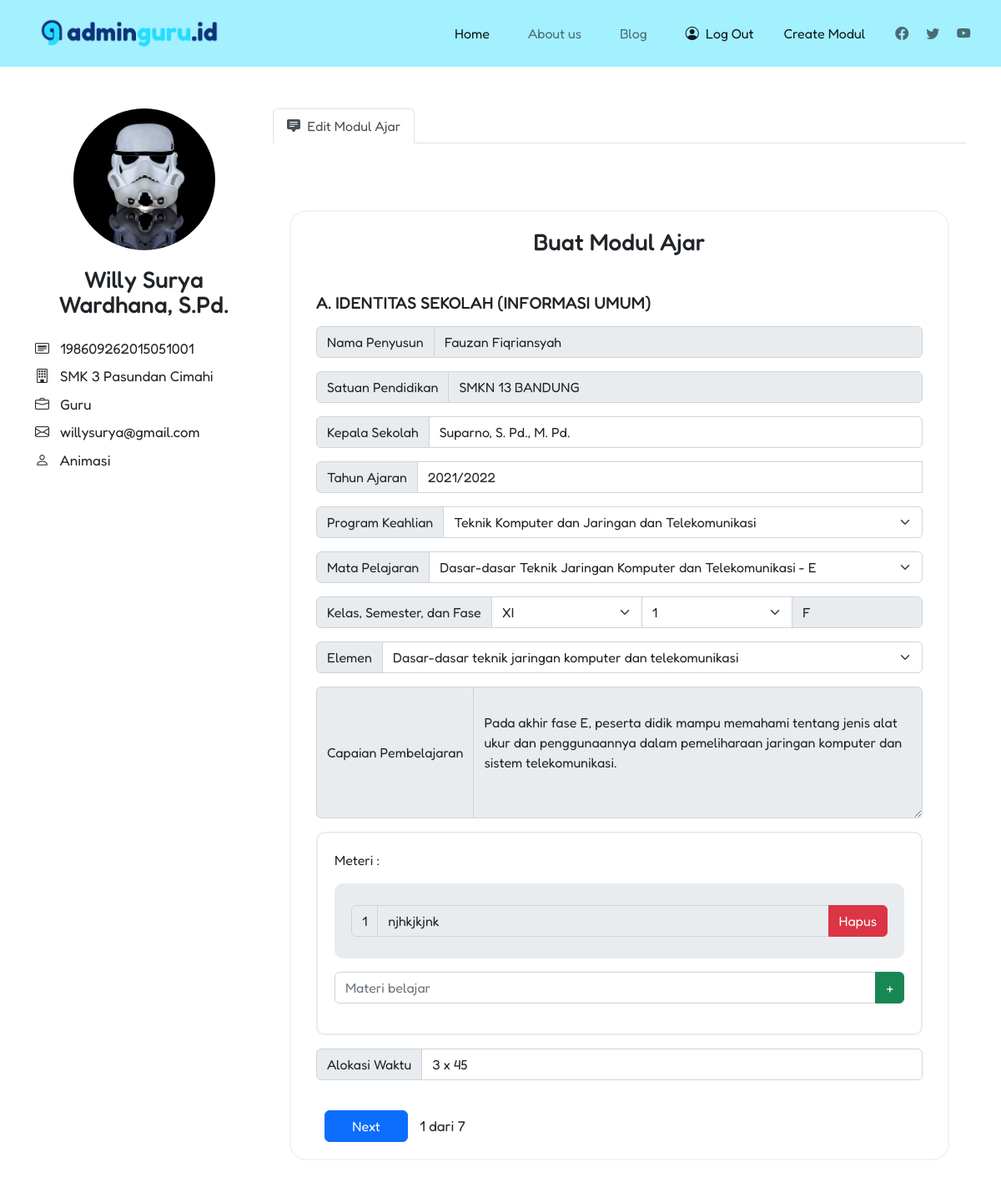
The app's page /edit-modul-ajar/edit.php?id_identitas=17 (signed in) with its own data.
### tables this page shows
CREATE TABLE `table_user` (
  `id` int(11) NOT NULL,
  `nip` varchar(18) NOT NULL,
  `nama` varchar(255) NOT NULL,
  `email` varchar(255) NOT NULL,
  `jabatan` varchar(255) NOT NULL,
  `sekolah` varchar(255) NOT NULL,
  `kepala_sekolah` varchar(255) NOT NULL,
  `mapel` varchar(255) NOT NULL,
  `password` varchar(255) NOT NULL,
  `profile_img` varchar(255) NOT NULL,
  `is_premium` tinyint(1) NOT NULL,
  `limit_free` int(11) NOT NULL,
  `downloads_free` int(11) NOT NULL
);

CREATE TABLE `identitas_sekolah` (
  `id` int(11) NOT NULL,
  `id_user` int(11) DEFAULT NULL,
  `tahun_ajaran` varchar(15) DEFAULT NULL,
  `program_keahlian` varchar(255) DEFAULT NULL,
  `mata_pelajaran` varchar(255) DEFAULT NULL,
  `kelas` varchar(3) DEFAULT NULL,
  `semester` int(11) DEFAULT NULL,
  `fase` varchar(1) DEFAULT NULL,
  `elemen` text,
  `capaian_pembelajaran` text,
  `alokasi_waktu` varchar(25) DEFAULT NULL,
  `created_at` datetime DEFAULT CURRENT_TIMESTAMP,
  `updated_at` datetime DEFAULT CURRENT_TIMESTAMP
);

CREATE TABLE `materi` (
  `id` int(11) NOT NULL,
  `id_identitas` int(11) DEFAULT NULL,
  `materi` text
);

### edit-modul-ajar/edit.php (the view, shortened to what this page needs)
<?php
	include("../backend/conn.php");
	$id_identitas = $_GET['id_identitas'];
	$sql = "SELECT * FROM identitas_sekolah WHERE id = '$id_identitas'";
	$result = mysqli_query($con, $sql);
	$idSekolah = mysqli_fetch_assoc($result);
	$id_user = $idSekolah['id_user'];
	$sql = "SELECT * FROM table_user WHERE id = '$id_user'";
	$result = mysqli_query($con, $sql);
	$user = mysqli_fetch_assoc($result);
 ?>
<!DOCTYPE html>
<html>
<head>
	<link rel="stylesheet" type="text/css" href="../style/edit-modul-ajar/style.css">
	<link href="https://cdn.jsdelivr.net/npm/bootstrap@5.2.2/dist/css/bootstrap.min.css" rel="stylesheet">
	<link rel="stylesheet" href="https://cdn.jsdelivr.net/npm/bootstrap-icons@1.9.1/font/bootstrap-icons.css">
	<link rel="stylesheet" type="text/css" href="https://cdn.datatables.net/1.12.1/css/dataTables.bootstrap5.min.css">
</head>
<body>
	<div class="wrapper">
		<div class="nav-parent">
			<nav class="navbar navbar-expand-lg sticky-top navbar-light">
				<div class="container-fluid">
					<div class="logo-parent">
						<div class="logo">
							<img class="logo-icon" src="../images/logo-removebg-preview.png" alt="logo">
						</div>
					</div>
					<div class="collapse navbar-collapse navbar-right" id="navbarNav"  >
						<ul class="navbar-nav">
							<li class="nav-item">
							<a class="nav-link active" aria-current="page" href="#">Home</a>
							</li>
							<li class="nav-item">
							<a class="nav-link" href="#">About us</a>
							</li>
							<li class="nav-item">
							<a class="nav-link" href="blog">Blog</a>
							</li>
						</ul>
						<ul class="navbar-nav mb-2 mb-lg-0 icon-sosmed">
							<?php
								if(!isset($_SESSION['nama'])){
									echo '<li class="nav-text"><a class="nav-link active" href="./login"><i class="bi bi-person-circle"></i>&nbsp;&nbsp;Log In</a></li>';
								}else{
									echo '<li class="nav-text"><a class="nav-link active" href="backend/logout/logout.php"><i class="bi bi-person-circle"></i>&nbsp;&nbsp;Log Out</a></li><li class="nav-text"><a class="nav-link active" href="../create-modul-ajar">Create Modul</a></li>';
								}
							?>
							<li class="nav-icon icon-sosmed">
								<a class="nav-link icon-sosmed" href="#"><i class="bi bi-facebook"></i></a>
							</li>
							<li class="nav-icon icon-sosmed">
								<a class="nav-link icon-sosmed" href="#"><i class="bi bi-twitter"></i></a>
							</li>
							<li class="nav-icon icon-sosmed">
								<a class="nav-link icon-sosmed" href="#"><i class="bi bi-youtube"></i></a>
							</li>
						</ul>
					</div>
				</div>
			</nav>
		</div>
		<div class="container">
			<div class="row row-profile">
				<div class="col-lg-3">
					<center><img src="../images/profile-img/<?php echo $_SESSION['profile_img']; ?>" class="profile-pic" id="profile-pic"></center>
					<h3 class="profile-name"><?php echo $_SESSION['nama']; ?></h3>
					<div class="info">
						<span class="info-item"><i class="bi bi-card-heading"></i>&nbsp;&nbsp;  <?php echo $_SESSION['nip']; ?></span>
						<span class="info-item"><i class="bi bi-building"></i>&nbsp;&nbsp; <?php echo $_SESSION['sekolah']; ?></span>
						<span class="info-item"><i class="bi bi-briefcase"></i>&nbsp;&nbsp; <?php echo $_SESSION['jabatan']; ?></span>
						<span class="info-item"><i class="bi bi-envelope"></i>&nbsp;&nbsp; <?php echo $_SESSION['email']; ?></span>
						<span class="info-item"><i class="bi bi-person"></i>&nbsp;&nbsp; <?php echo $_SESSION['mapel']; ?></span>
					</div>
				</div>
				<div class="col-lg-9 nav-info-user">
					<nav>
					  <div class="nav nav-tabs" id="nav-tab" role="tablist" style="background-color: #fff;">
					    <button class="nav-link active" id="nav-feed-tab" data-bs-toggle="tab" data-bs-target="#nav-feed" type="button" role="tab" aria-controls="nav-feed" aria-selected="true"><i class="bi bi-chat-square-text-fill"></i>&nbsp;&nbsp;Edit Modul Ajar</button>
					  </div>
					</nav>
					<div class="tab-content" id="nav-tabContent">
						<div class="tab-pane fade show active" id="nav-feed" role="tabpanel" aria-labelledby="nav-feed-tab" tabindex="0">
							<div class="create-modul" id="formBuatModul">
								<center><h3 class="title">Buat Modul Ajar</h3></center>
								<br/>
								<div id="carouselExampleControls" class="carousel slide" data-interval="false">
									<div class="carousel-inner">
										<form method="POST" enctype="multipart/form-data" id="formModul">
									    	<div class="carousel-item active">
									      		<h5>A. IDENTITAS SEKOLAH (INFORMASI UMUM)</h5>
									      		<div class="input-group mb-3 mt-3">
												  <span class="input-group-text" id="basic-addon1">Nama Penyusun</span>
												  <input type="text" class="form-control" aria-describedby="basic-addon1" value="<?php echo $user['nama'] ?>" disabled="disabled" id="namaPenyusun" required>
												</div>
												<div class="input-group mb-3 mt-3">
												  <span class="input-group-text" id="basic-addon1">Satuan Pendidikan</span>
												  <input type="text" class="form-control" placeholder="Satuan Pendidikan" value="<?php echo $user['sekolah']; ?>" disabled="disabled" id="satuanPend" required>
												</div>
												<div class="input-group mb-3 mt-3">
												  <span class="input-group-text" id="basic-addon1">Kepala Sekolah</span>
												  <input type="text" class="form-control" placeholder="Kepala Sekolah" id="kepala_sekolah" value="<?php echo $user['kepala_sekolah']; ?>" required>
												</div>
												<div class="input-group mb-3 mt-3">
												  <span class="input-group-text" id="basic-addon1">Tahun Ajaran</span>
												  <input type="text" class="form-control" placeholder="Tahun Ajaran" aria-label="Username" aria-describedby="basic-addon1" list="tahunajar-options" id="tahunAjar" value="<?php echo $idSekolah['tahun_ajaran']; ?>" required>
												</div>
												<div class="input-group mb-3">
													<label class="input-group-text" for="inputGroupSelect01">Program Keahlian</label>
													<select class="form-select" id="programKeahlian" required>
													    <?php
													    	$query = "SELECT * FROM program_keahlian";
													    	$result = mysqli_query($con,$query);
													    	while($r = mysqli_fetch_assoc($result)) {
													    		if($idSekolah['program_keahlian'] == $r['program_keahlian']){
													    			echo '<option value="'.$r["id"].'" class="option-prokel" selected>'.$r["program_keahlian"].'</option>';
													    		}else{
													    			echo '<option value="'.$r["id"].'" class="option-prokel">'.$r["program_keahlian"].'</option>';
													    		}
															}
													    ?>
													</select>
												</div>
												<div class="input-group mb-3">
													<label class="input-group-text" for="inputGroupSelect01">Mata Pelajaran</label>
													<select class="form-select" id="mapel" required>
															<?php
																$programKeahlian = $idSekolah['program_keahlian'];
																$query = "SELECT id FROM program_keahlian WHERE program_keahlian ='$programKeahlian'";
																$result = mysqli_query($con, $query);
																$r = mysqli_fetch_assoc($result);
																$id_pk = $r['id'];
																$query = "SELECT * FROM mata_pelajaran WHERE id_pk = '$id_pk' OR id_pk is NULL";
																$result = mysqli_query($con, $query);
																while($r = mysqli_fetch_assoc($result)){
																	if($r['mata_pelajaran'] == $idSekolah['mata_pelajaran']){
																		echo '<option value="'.$r['id'].'" class="option-mapel" selected>'.$r['mata_pelajaran'].'</option>';
																		$idMapel = $r['id'];
																	}else{
																		echo '<option value="'.$r['id'].'" class="option-mapel">'.$r['mata_pelajaran'].'</option>';
																	}
																}
															?>
													</select>
												</div>
												<div class="input-group mb-3">
												  <span class="input-group-text">Kelas, Semester, dan Fase</span>
												  	<select class="form-select" id="kelas" required>
													    <option value="xi" <?php if($idSekolah['kelas'] == 'XI') echo "selected"; ?>>XI</option>
													</select>
												  	<select class="form-select" id="semester" required>
													    <option value="1" <?php if($idSekolah['semester'] == 1) echo "selected"; ?>>1</option>
													</select>
													<input type="text" class="form-control" placeholder="Fase" aria-label="Username" aria-describedby="basic-addon1" id="fase" value="<?php echo $idSekolah['fase']; ?>" disabled="disabled" >
												</div>
												<div class="input-group mb-3">
														<span class="input-group-text">Elemen</span>
														<select class="form-select" id="elemen" required>
															<?php
																$query = "SELECT * FROM elemen WHERE id_mapel = '$idMapel'";
																$result = mysqli_query($con, $query);
																while($r = mysqli_fetch_assoc($result)){
																	if($r['elemen'] == $idSekolah['elemen']){
																		echo '<option value="'.$r['id'].'" class="option-elemen" selected>'.$r['elemen'].'</option>';
																	}else{
																		echo '<option value="'.$r['id'].'" class="option-elemen">'.$r['elemen'].'</option>';
																	}
																}
															?>
														</select>
												</div>
												<div class="input-group mb-3">
														<span class="input-group-text">Capaian Pembelajaran</span>
														<textarea class="form-control" id="cp" name="cp" disabled="disabled" rows="6" required>
															<?php echo $idSekolah['capaian_pembelajaran']; ?>
														</textarea>
												</div>
												<div class="multiple-inputs" id="multipleInputs">
														<span>Meteri : </span>
														<div class="list-input mt-3">
															<div id="inputs-materi">
																<?php
																	$query = "SELECT * FROM materi WHERE id_identitas = '$id_identitas'";
																	$result = mysqli_query($con, $query);
																	$jmlRows = mysqli_num_rows($result);
																	if($jmlRows > 0){
																		$i=1;
																		while($r = mysqli_fetch_assoc($result)){
																			echo '<div class="input-group flex-nowrap mb-3 mt-3 input-materi" id="inputMATERI'.$i.'"><span class="input-group-text" id="addon-wrapping-materi'.$i.'">'.$i.'</span><input type="text" class="form-control" aria-label="Username" aria-describedby="addon-wrapping" name="materi'.$i.'" id="inputMateri'.$i.'" value="'.$r['materi'].'" disabled><button class="btn btn-danger" id="button-addon2-materi'.$i.'"  type="button" data-materi="'.$i.'" onclick="hapusMATERI(this);">Hapus</button></div>';
																			$i++;
																		}
																	}
																	else{
																		echo '<div class="list-kosong" id="list-kosong-materi">Tidak ada materi</div>';
																	}
																?>
															</div>
														</div>
														<div class="input-group mb-3 mt-3">
															<input type="text" class="form-control" list="materi-options" id="materi-input" placeholder="Materi belajar" required>
															<button class="btn btn-success" type="button" onclick="addMateri();">+</button>
														</div>
												</div>
												<div class="input-group mb-3 mt-3">
												  <span class="input-group-text" id="basic-addon1">Alokasi Waktu</span>
												  <input type="text" class="form-control" placeholder="Alokasi Waktu" aria-label="Username" aria-describedby="basic-addon1" id="alokasiW" value="<?php echo $idSekolah['alokasi_waktu']; ?>" required>
												</div>
												<button class="btn btn-primary btn-create ml-10" type="button" data-bs-target="#carouselExampleControls" data-bs-slide="next">
											    	<span >Next</span>
								  				</button>
									  			<span class="ket-slide">1 dari 7</span>
									    	</div>
								    	</form>
								  	</div>
								</div>
							</div>
					  	</div>
					</div>
				</div>
			</div>
		</div>
	</div>
</body>
</html>

### style/edit-modul-ajar/style.css (style rules this page uses)
html { width: 100%; height: 100%; }
body { width: 100%; height: 100%; margin:0; padding: 0; top: 0; bottom: 0; left: 0; right: 0; font-family: 'Fredoka', sans-serif; }
.logo-parent { margin-top: 1%; margin-left: 3%; margin-bottom: 1%; z-index: 3; }
.logo-icon { height: 40px; display: inline-block; vertical-align: top; z-index: 3; }
.navbar-nav .nav-item { margin-right: 30px; }
.navbar-right { display: inline-block; justify-content: end; width: auto; white-space: nowrap; z-index: 3; margin-right: 1%; }
nav { position: relative; z-index: 1; top: 0px; background-color: #A3F0FF; font-family: 'Fredoka', sans-serif; }
.nav-text { margin-right: 20px; }
.nav-icon { margin-right: 5px; }
.nav-info-user { padding-left: 25px; }
.container { font-family: 'Fredoka', sans-serif; }
.profile-pic { width: 170px; height: 170px; border-radius: 50%; }
.container .row-profile { padding-top: 50px; }
.profile-name { text-align: center; margin-top: 20px; line-height: 30px; }
.info { width: 100%; margin-top: 25px; }
.info-item { font-size: 17px; margin-top: 8px; display: block; }
.tab-content .tab-pane { padding: 20px; }
.title { display: inline-block; margin-bottom: 20px; }
.create-modul { width: 100%; padding: 20px 30px; background-color: #fff; border: 2px solid #f3f4f6; border-radius: 20px; margin-top: 60px; }
.btn-create { width: 100px; margin-top: 20px; display: inline-block; }
.ml-10 { margin-left: 10px; }
.multiple-inputs { width: 100%; padding: 20px; border: 2px solid #e9ecef; border-radius: 10px; }
.list-input { width: 100%; padding: 10px 20px; border-radius: 10px; background-color: #e9ecef; }
.ket-slide { display: inline-block; vertical-align: middle; margin-top: 20px; font-size:17px; margin-left: 10px; }

### records on screen
table_user: nama "Fauzan Fiqriansyah", sekolah "SMKN 13 BANDUNG", kepala_sekolah "Suparno, S. Pd., M. Pd."
identitas_sekolah: tahun_ajaran "2021/2022", kelas "XI", semester "1", fase "F", cp "Pada akhir fase E, peserta didik mampu memahami tentang jenis alat ukur dan penggunaannya dalam pemeliharaan jaringan komputer dan sistem telekomunikasi.", alokasi_waktu "3 x 45"
materi: materi "njhkjkjnk"

### other values on screen
$_SESSION['nama'] "Willy Surya Wardhana, S.Pd."
$_SESSION['nip'] "198609262015051001"
$_SESSION['sekolah'] "SMK 3 Pasundan Cimahi"
$_SESSION['jabatan'] "Guru"
$_SESSION['email'] "willysurya@gmail.com"
$_SESSION['mapel'] "Animasi"
form field value "Teknik Komputer dan Jaringan dan Telekomunikasi"
form field value "Dasar-dasar Teknik Jaringan Komputer dan Telekomunikasi - E"
form field value "Dasar-dasar teknik jaringan komputer dan telekomunikasi"
